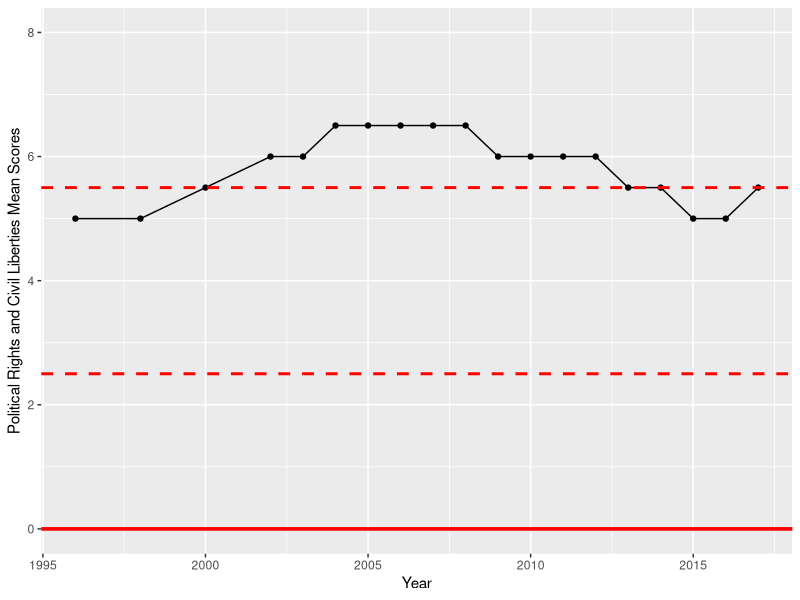

The R source for this figure:
## ---- chunk 1
knitr::opts_chunk$set(echo = TRUE)
## ---- chunk 2

library(readr)
library(dplyr)

FHpoliticalScoreData <- read_csv("WGI2popDevIneqPovRegimeConflict1V2.csv")

FHpoliticalScoreVariables <- c("country", "iso3c", "date","mean","status")
FHpoliticalScoreData <- FHpoliticalScoreData[FHpoliticalScoreVariables]


# data by country
# country = x
x <- FHpoliticalScoreData[FHpoliticalScoreData$country == "Zimbabwe",]
x

## ---- chunk 3

library(readr)
library(dplyr)

FHpoliticalChangeData <- read_csv("WGI2popDevIneqPovRegimeConflict1V2.csv")

FHpoliticalChangeVariables <- c("country", "iso3c", "date", "politicalChangeFH")
FHpoliticalChangeData <- FHpoliticalChangeData[FHpoliticalChangeVariables]


# data by country
# country = x
x1 <- FHpoliticalChangeData[FHpoliticalChangeData$country == "Zimbabwe",]
x1

## ---- chunk 4

# Freedom House political status
# 0-2.5: Free
# 2.6 to 5.5: Partly Free
# 5.6 to 7.5: Not Free

library(ggplot2)
FHpoliticalScoreTrend <- ggplot(data=x, aes(x=date, y=mean)) +
  geom_line()+
  geom_point() +
  geom_hline(yintercept=2.5, linetype="dashed", color = "red", size = 1) +
  geom_hline(yintercept=5.5, linetype="dashed", color = "red", size = 1) +
  geom_hline(yintercept=0, color = "red", size = 1.25) +
  ylim(0, 8) + 
  xlab("Year") +
  ylab("Political Rights and Civil Liberties Mean Scores")

plot(FHpoliticalScoreTrend)

# To save the figure:
# png("FHpoliticalScoreTrend.png")
# 
# plot(FHpoliticalScoreTrend)
# 
# dev.off()

